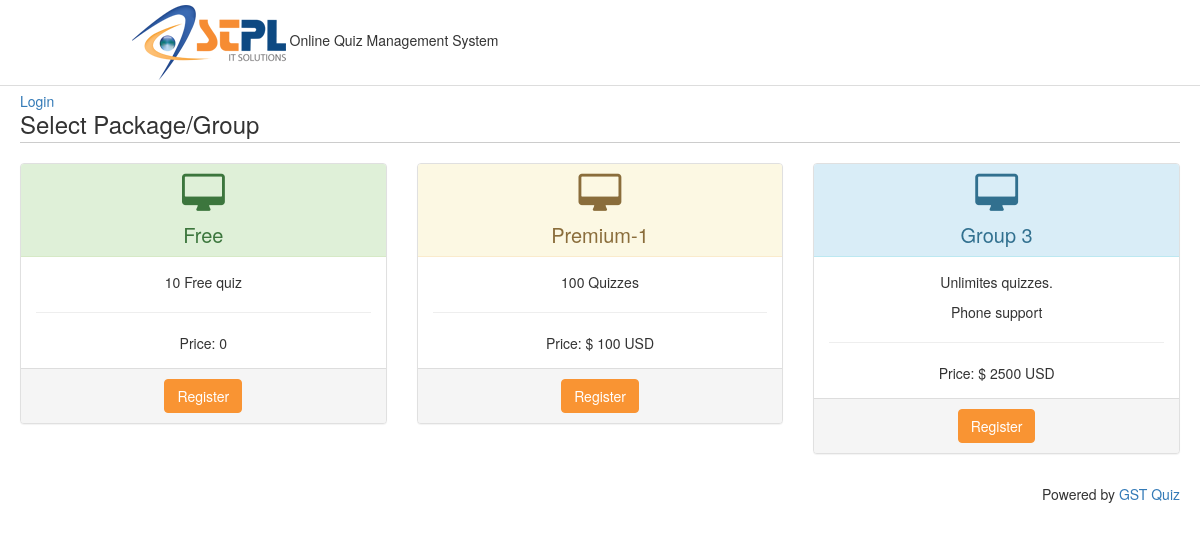
Screenshot of /index.php/login/pre_registration with the database file from the repository.
### tables this page shows
CREATE TABLE `GST_group` (
  `gid` int(11) NOT NULL,
  `group_name` varchar(1000) NOT NULL,
  `price` float NOT NULL,
  `valid_for_days` int(11) NOT NULL DEFAULT '0',
  `description` text NOT NULL
);

### application/controllers/Login.php (called while the page is built, shortened)
<?php
class Login extends CI_Controller {
	 function __construct()
	 {
	   $this->load->database();
	   $this->load->model("user_model");
	   $this->load->model("quiz_model");
	   $this->lang->load('basic', $this->config->item('language'));
	 }
		public function pre_registration()
	{
	$this->load->helper('url');
		$data['title']=$this->lang->line('select_package');
		$data['group_list']=$this->user_model->group_list();
		$this->load->view('header',$data);
		$this->load->view('pre_register',$data);
		$this->load->view('footer',$data);
	}
}

### index.php (called while the page is built, shortened)
<?php
require_once BASEPATH.'core/CodeIgniter.php';

### application/models/User_model.php (called while the page is built, shortened)
<?php
Class User_model extends CI_Model
{
    function group_list()
    {
        $this->db->order_by('gid', 'asc');
        $query = $this->db->get('GST_group');
        return $query->result_array();
    }
}
?>

### application/views/pre_register.php (the view, shortened to what this page needs)
<div class="row"  style="border-bottom:1px solid #dddddd;">
<div class="container"  >
<div class="col-md-1">
</div>
<div class="col-md-10">
<a href="<?php echo base_url();?>"><img src="<?php echo base_url('images/logo.png');?>"></a>
<?php echo $this->lang->line('login_tagline');?>
</div>
<div class="col-md-1">
</div>
</div>
</div>
 <div class="container">
<a href="<?php echo site_url('login');?>">Login</a>
 <h3><?php echo $title;?></h3>
  <div class="row">
    <?php
    $cc=0;
$colorcode=array(
'success',
'warning',
'info',
'danger'
);
    foreach($group_list as $k => $val){
   ?>
                <div class="col-md-4 text-center">
                    <div class="panel panel-<?php echo $colorcode[$cc];?> panel-pricing">
                        <div class="panel-heading">
                            <i class="fa fa-desktop"></i>
                            <h3><?php echo $val['group_name'];?></h3>
                        </div>
                        <div class="panel-body text-center">
                          <?php
                          echo $val['description'];?>
                          <hr>
                          Price:
<?php
if($val['price']==0){
echo "0";
}else{
echo $this->config->item('base_currency_prefix').' '.$val['price'].' '.$this->config->item('base_currency_sufix');
}
?>
                        </div>
                        <div class="panel-footer">
<a href="<?php echo site_url('login/registration/'.$val['gid']);?>" class="btn btn-success"  ><?php echo $this->lang->line('register');?> </a>
                        </div>
                    </div>
                </div>
	  <?php
	  if($cc >= 4){
	  $cc=0;
	  }else{
	  $cc+=1;
	  }
    }
    ?>
</div>
</div>

### application/views/header.php (shortened to what this page needs)
<html lang="en">
  <head>
	<link href="<?php echo base_url('bootstrap/css/bootstrap.min.css');?>" rel="stylesheet">
	<link href="<?php echo base_url('css/style.css');?>" rel="stylesheet">
	<link href="<?php echo base_url('font-awesome/css/font-awesome.css');?>" rel="stylesheet">
 </head>
  <body   >

### application/views/footer.php (shortened to what this page needs)
<div class="container" style="text-align:right;">
Powered by <a href="#">GST Quiz</a>
</div>
</body>
</html>

### css/style.css (style rules this page uses)
.container { padding:5px; }
img { border:0px; }
.panel, .widget-more-link.b-a-1, .widget-products-image, :not(.panel) .thumbnail { border-color: #E0E0E0; }
.panel-heading { position: relative; border-bottom: 1px solid #E2E2E2; background: none repeat scroll 0% 0% #FAFAFA; }
.container h3 { border-bottom: 1px solid #ccc; margin: 0 0 20px 0; padding: 0 0 5px 0; text-transform: CAPITALIZE; }
.btn-success { color: #fff; background-color: #f99433; border-color: #f99433; }
.panel-pricing .panel-heading .fa { font-size: 40px; }
.panel-pricing h3 { margin: 10px 0 0 0; padding: 0; text-transform: CAPITALIZE; border-bottom: none; font-size:20px; }

### rows the page displays
gst_group: group_name "Free", description "10 Free quiz", price "0"
gst_group: group_name "Premium-1", description "100 Quizzes", price "100"
gst_group: group_name "Group 3", description "Unlimites quizzes. Phone support", price "2500"

### other values shown
$this->lang->line('login_tagline') "Online Quiz Management System"
$title "Select Package/Group"
